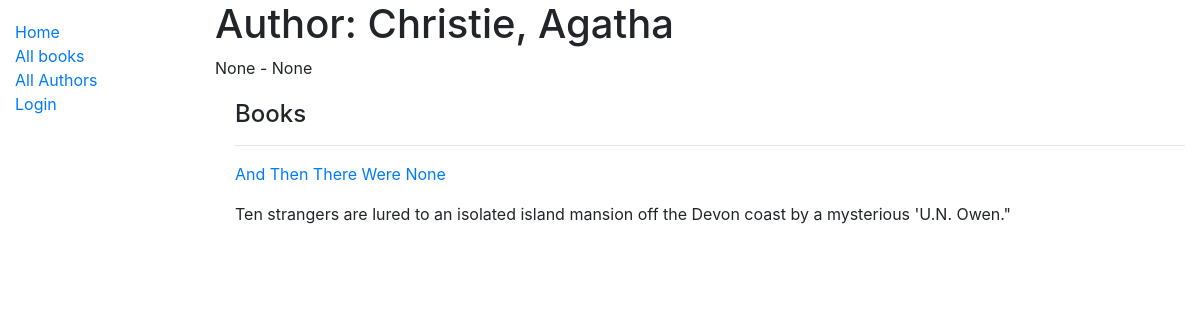
The app's page /catalog/author/1 with its own data.
### catalog/models.py (models this page shows, shortened)
class Author(models.Model):
    first_name = models.CharField(max_length=100)
    last_name = models.CharField(max_length=100)
    date_of_birth = models.DateField(null=True, blank=True)
    date_of_death = models.DateField('died', null=True, blank=True)
    class Meta:
        ordering = ['last_name', 'first_name']
    def __str__(self):
        return f'{self.last_name}, {self.first_name}'

class Book(models.Model):
    title = models.CharField(max_length=200)
    author = models.ForeignKey('Author', on_delete=models.SET_NULL, null=True)
    summary = models.TextField(max_length=1000, help_text='Enter a brief description of the book')
    isbn = models.CharField('ISBN', max_length=13,
                            help_text='13 Character <a href="https://www.isbn-international.org/content/what-isbn">ISBN number</a>')
    genre = models.ManyToManyField(Genre, help_text='Select a genre for this book')
    language = models.ForeignKey('Language', on_delete=models.SET_NULL, null=True, help_text='Select a language for this book')
    def get_absolute_url(self):
        return reverse('book-detail', args=[str(self.id)])

### catalog/views.py (the view)
# urls.py: path('author/<int:pk>', views.AuthorDetailView.as_view(),
class AuthorDetailView(generic.DetailView):
    model = Author

### catalog/templates/catalog/author_detail.html (shortened to what this page needs)
{% extends "base_generic.html" %}
{% block content %}
<h1>Author: {{ author }}</h1>
<span>{{ author.date_of_birth }} - {{ author.date_of_death }}</span>
<div style="margin-left: 20px;margin-top:20px">
  <h4>Books</h4>
  {% for book in  author.book_set.all  %}
  <hr>
  <p><a href="{{ book.get_absolute_url }}">{{ book.title }}</a></p>
  <p>{{ book.summary }}</p>
  {% endfor %}
</div>
{% endblock %}

### records on screen
Author: last_name+first_name "Christie, Agatha", date_of_birth "None", date_of_death "None"
Book: title "And Then There Were None", summary "Ten strangers are lured to an isolated island mansion off the Devon coast by a mysterious 'U.N. Owen.\""
